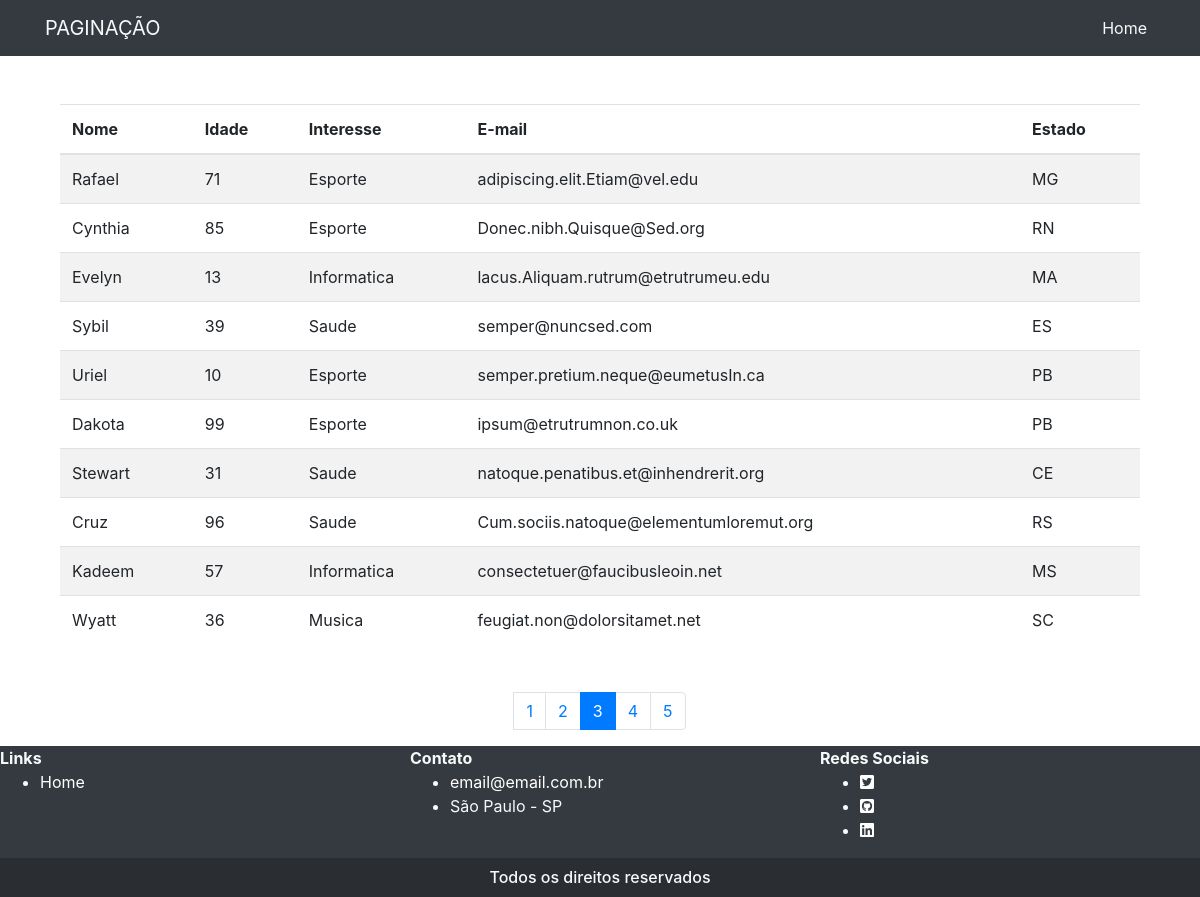
Page /paginacao/index?pag=3 on the committed database.
### tables this page shows
CREATE TABLE `tb_alunos` (
  `id_aluno` int(11) DEFAULT NULL,
  `nome` varchar(255) DEFAULT NULL,
  `idade` int(11) DEFAULT NULL,
  `interesse` varchar(255) DEFAULT NULL,
  `email` varchar(255) DEFAULT NULL,
  `estado` varchar(255) DEFAULT NULL
);

### paginacao/controller/Paginacao.php (the view, shortened to what this page needs)
<?php
class Paginacao
{
	public function paginacaoAlunos($paginacao) {
		try {
			include 'conexao.php';
			$query = "SELECT COUNT(id_aluno) FROM tb_alunos";
			$stmt = $conexao->query($query);
			$AlunosCount = $stmt->FetchAll(PDO::FETCH_ASSOC);
			$totalAlunos = $AlunosCount[0]['COUNT(id_aluno)'];
			$html = '';
			$limite = 10;
			$inicio = ($limite * $paginacao) - $limite;
			$ultimaPagina = ceil($totalAlunos / $limite);
			$adjacente = 2;
			$html .= '<div class="painel-body col-12 mt-5 mb-5">';
			$html .= '<table class="table table-striped">';
			$html .= '<thead>';
			$html .= '<tr>';
			$html .= '<th>Nome</th>';
			$html .= '<th>Idade</th>';
			$html .= '<th>Interesse</th>';
			$html .= '<th>E-mail</th>';
			$html .= '<th>Estado</th>';
			$html .= '</tr>';
			$html .= '</thead>';
			$html .= '<tbody>';
			$query = "SELECT * FROM tb_alunos LIMIT :inicio, :limite";
			$stmt = $conexao->prepare($query);
			$alunosLimite = $stmt;
			$alunosLimite->bindParam(':inicio', $inicio, PDO::PARAM_INT);
			$alunosLimite->bindParam(':limite', $limite, PDO::PARAM_INT);
			$alunosLimite->execute();
			foreach($alunosLimite as $alunoLimite) {
				$nome = $alunoLimite['nome'];
				$idade = $alunoLimite['idade'];
				$interesse = $alunoLimite['interesse'];
				$email = $alunoLimite['email'];
				$estado = $alunoLimite['estado'];
				$html .= '<tr>';
				$html .= '<td>'.$nome.'</td>';
				$html .= '<td>'.$idade.'</td>';
				$html .= '<td>'.$interesse.'</td>';
				$html .= '<td>'.$email.'</td>';
				$html .= '<td>'.$estado.'</td>';
				$html .= '</tr>';
			}
			$html .= '</tbody>';
			$html .= '</table>';
			$html .= '</div>';
			$html .= '<div class="painel-footer altr col-12  mb-5>';
			$html .= '<div style="z-index:0;">';
			if($ultimaPagina <= 5) {
				$html .= '<ul class="pagination" style="justify-content: center;>';
				for($a = 1; $a < $ultimaPagina + 1; $a++) {
					if($a == $paginacao){
						$html .= '<li class="page-item active"><a class="page-link" href="index?pag='.$a.'">'.$a.'</a></li>';
					} else {
						$html .= '<li class="page-item"><a class="page-link" href="index?pag='.$a.'">'.$a.'</a></li>';
					}
				}
				$html .= '</ul>';
			} else {
				if($paginacao < 1 + (2 * $adjacente)) {
					$html .= '<ul class="pagination" style="justify-content: center;>';
					for($a = 1; $a < 2 + (2 * $adjacente); $a++) {
						if($a == $paginacao){
							$html .= '<li class="page-item active"><a class="page-link" href="index?pag='.$a.'">'.$a.'</a></li>';
						} else {
							$html .= '<li class="page-item"><a class="page-link" href="index?pag='.$a.'">'.$a.'</a></li>';
						}
					}
					$html .= '</ul>';
				} else if($paginacao > (2 * $adjacente) && $paginacao < $ultimaPagina - 3) {
					$html .= '<ul class="pagination" style="justify-content: center;>';
					for($a = $paginacao - $adjacente; $a <= $paginacao + $adjacente; $a++) {
						if($a == $paginacao){
							$html .= '<li class="page-item active"><a class="page-link" href="index?pag='.$a.'">'.$a.'</a></li>';
						} else {
							$html .= '<li class="page-item"><a class="page-link" href="index?pag='.$a.'">'.$a.'</a></li>';
						}
					}
					$html .= '</ul>';
				}
			}
			$html .= '</div>';
			return $html;
		} catch(PDOExcetion $ex) {
			return 'Error: '.$ex->getMessage();
		}
	}
}

### paginacao/footer.php (style rules this page uses)
a { color: white; }

### rows in the picture
tb_alunos: nome "Rafael", idade "71", interesse "Esporte", email "adipiscing.elit.Etiam@vel.edu", estado "MG"
tb_alunos: nome "Cynthia", idade "85", interesse "Esporte", email "Donec.nibh.Quisque@Sed.org", estado "RN"
tb_alunos: nome "Evelyn", idade "13", interesse "Informatica", email "lacus.Aliquam.rutrum@etrutrumeu.edu", estado "MA"
tb_alunos: nome "Sybil", idade "39", interesse "Saude", email "semper@nuncsed.com", estado "ES"
tb_alunos: nome "Uriel", idade "10", interesse "Esporte", email "semper.pretium.neque@eumetusIn.ca", estado "PB"
tb_alunos: nome "Dakota", idade "99", interesse "Esporte", email "ipsum@etrutrumnon.co.uk", estado "PB"
tb_alunos: nome "Stewart", idade "31", interesse "Saude", email "natoque.penatibus.et@inhendrerit.org", estado "CE"
tb_alunos: nome "Cruz", idade "96", interesse "Saude", email "Cum.sociis.natoque@elementumloremut.org", estado "RS"
tb_alunos: nome "Kadeem", idade "57", interesse "Informatica", email "consectetuer@faucibusleoin.net", estado "MS"
tb_alunos: nome "Wyatt", idade "36", interesse "Musica", email "feugiat.non@dolorsitamet.net", estado "SC"
